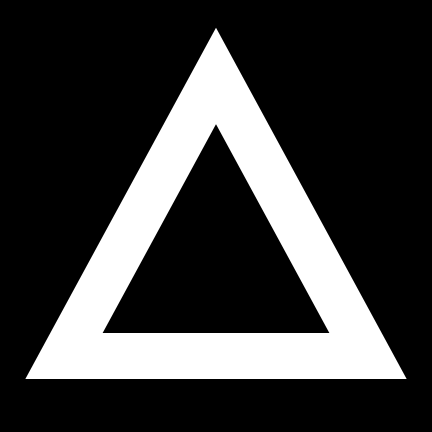
#> input picture image_filters/images/triangle.png, 432 x 432 px
$ python erosion_and_dilatation.py
#> lines starting #> are read from the running program, lines starting #| are printed output that depends on the picture
import cv2
import numpy as np

img = cv2.imread('./images/triangle.png', cv2.IMREAD_GRAYSCALE)
#> img is the input picture: shape (432, 432); min 0, max 255, mean 59.2

kernel = np.ones((5, 5), np.uint8)

img_erosion = cv2.erode(img, kernel, iterations=2)
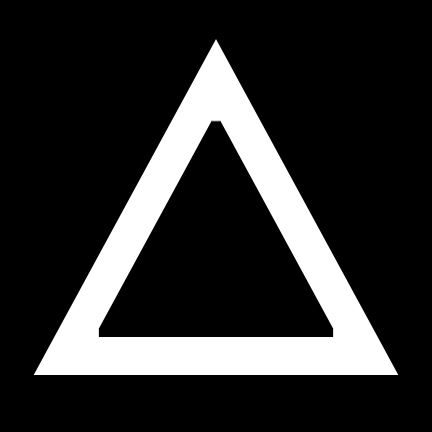
#> img_erosion: shape (432, 432); min 0, max 255, mean 46.5
img_dilation = cv2.dilate(img, kernel, iterations=2)
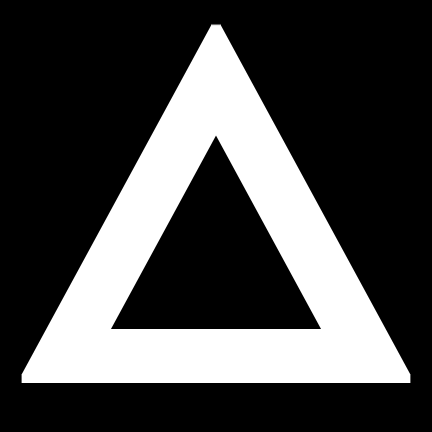
#> img_dilation: shape (432, 432); min 0, max 255, mean 71.8

cv2.imshow('Input', img)
cv2.imshow('Erosion', img_erosion)
cv2.imshow('Dilation', img_dilation)
cv2.waitKey()

$ run again, with image_filters/images/dark.png copied over image_filters/images/triangle.png
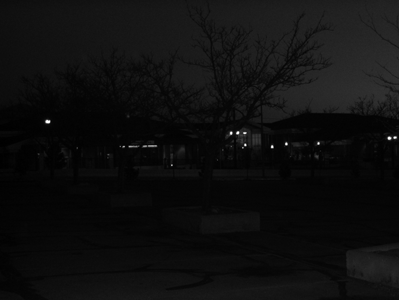
#> input picture image_filters/images/dark.png, 399 x 300 px
#> img is the input picture: shape (300, 399); min 0, max 255, mean 14.8
#> `img_dilation = cv2.dilate(img, kernel, iterations=2)`:
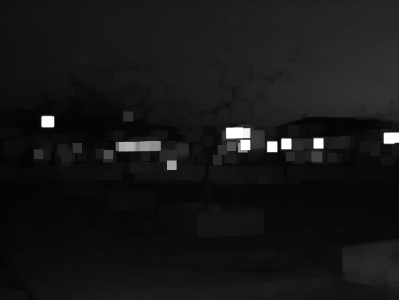
#> img_dilation: shape (300, 399); min 2, max 255, mean 22.5
